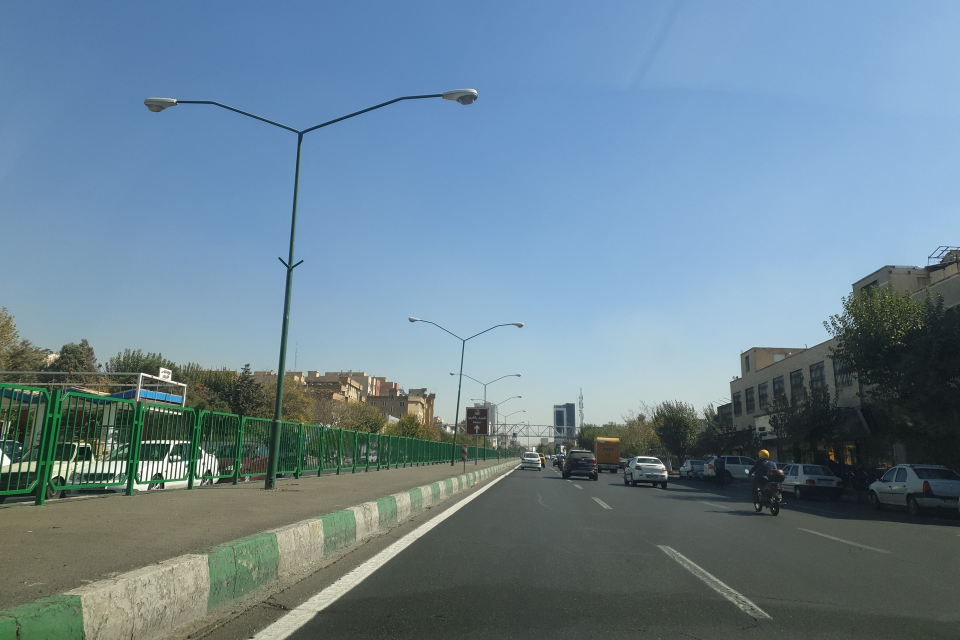
#> input picture Task2/img1.jpg, 1920 x 1280 px (shown at 1/2 size)
$ jupyter execute Q2.ipynb
#> lines starting #> are read from the running program, lines starting #| are printed output that depends on the picture; after the words box and inside, x2 and y2 are one past the last pixel; in counts of white or black regions, pixels touching at a corner belong together
[cell 1]
import matplotlib.pyplot as plt
import numpy as np
import cv2

image = cv2.imread('img1.jpg')
#> image is the input picture: shape (1280, 1920, 3); mean B, G, R 147.3, 131.8, 107.3
imgRGB = cv2.cvtColor(image, cv2.COLOR_BGR2RGB)

Chaneg Image to GrayScale

[cell 2]
gray = cv2.cvtColor(image, cv2.COLOR_RGB2GRAY)
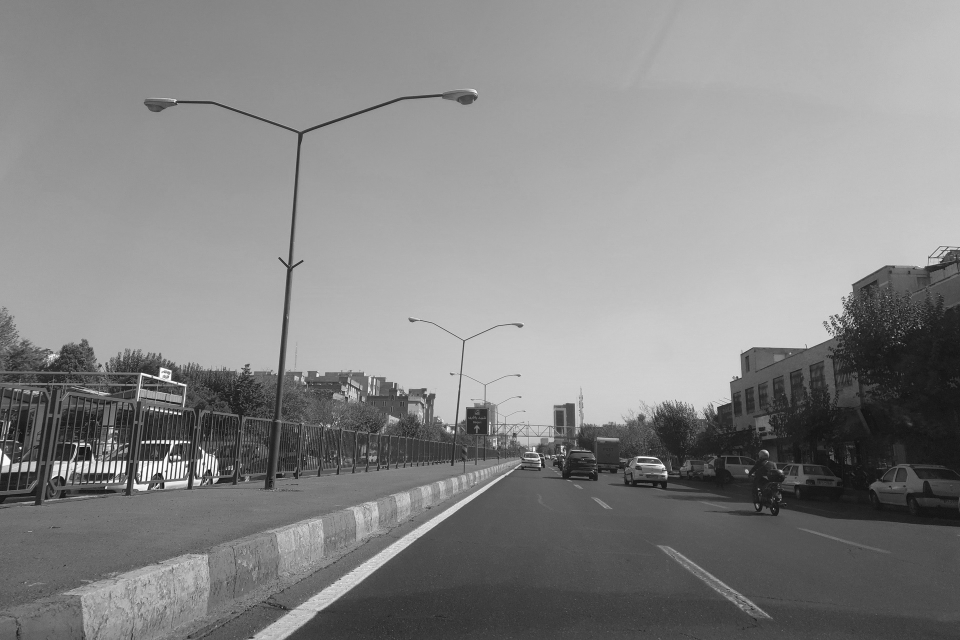
#> gray: shape (1280, 1920) (shown at 1/2 size); min 2, max 255, mean 133.6
plt.figure(figsize=(8,6))
plt.title("GrayScale Image")
plt.imshow(gray)
plt.show()

Use Canny Without Image smoothing

[cell 3]
low_threshold = 50
high_threshold = 150
edges = cv2.Canny(gray, low_threshold, high_threshold)
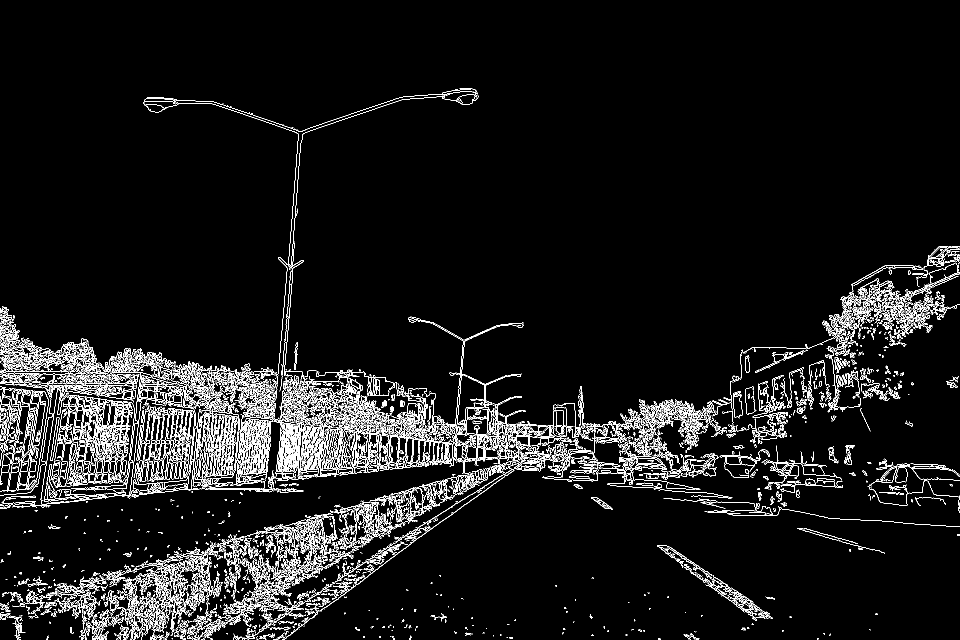
#> edges: shape (1280, 1920) (shown at 1/2 size); 5.9% white in thin lines or dots, all inside (x1, y1, x2, y2) = (0, 177, 1920, 1280)
plt.figure(figsize=(8,6))
plt.title("Edges Detected")
plt.imshow(edges)
plt.show()

Use Gaussian Filter

[cell 4]
kernel_size = 7
blur_gray = cv2.GaussianBlur(gray, (kernel_size, kernel_size), 0)
plt.figure(figsize=(8,6))
plt.title("GrayScale Image with Gaussian Blur")
plt.imshow(blur_gray)

Use Canny with Image Smoothing

[cell 5]
low_threshold = 50
high_threshold = 150
edges = cv2.Canny(blur_gray, low_threshold, high_threshold)
#> edges: shape (1280, 1920); 1.7% white in thin lines or dots, all inside (x1, y1, x2, y2) = (0, 176, 1920, 1280)
plt.figure(figsize=(8,6))
plt.title("Edges Detected")
plt.imshow(edges)

Find Region of Interest

[cell 6]
vertices = np.array([[(0,image.shape[0]),(1050, 920), (1070, 920), (image.shape[1],image.shape[0])]], dtype=np.int32)

mask = np.zeros_like(edges)
ignore_mask_color = 255

#filling pixels inside the polygon defined by "vertices" with the fill color
cv2.fillPoly(mask, vertices, ignore_mask_color)
#> mask: shape (1280, 1920); 14.2% white; 1 white region, box (x1, y1, x2, y2) and area: (2, 920, 1919, 1280) 349429

#returning the image only where mask pixels are nonzero
masked_image = cv2.bitwise_and(edges, mask)
#> masked_image: shape (1280, 1920); 0.19% white in thin lines or dots, all inside (x1, y1, x2, y2) = (32, 920, 1546, 1280)

plt.figure(figsize=(8,6))
plt.title("Region of Interest")
plt.imshow(mask)

plt.figure(figsize=(8,6))
plt.title("Region of Interest")
plt.imshow(masked_image)

Mask on Main image

[cell 7]
colorful_mask = cv2.merge((mask , mask , mask))

main_masked_image = cv2.bitwise_and(image, colorful_mask)
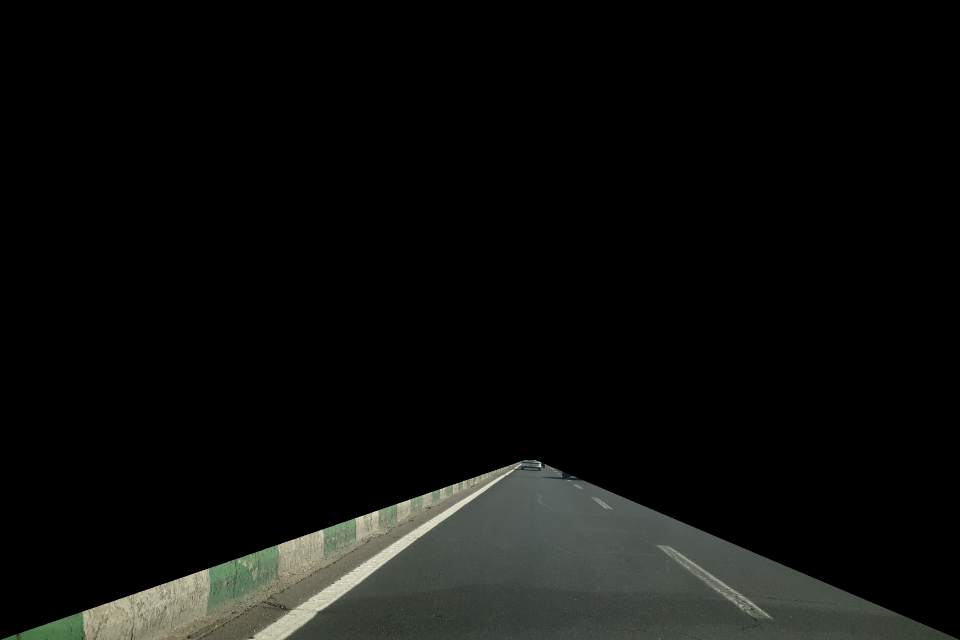
#> main_masked_image: shape (1280, 1920, 3) (shown at 1/2 size); mean B, G, R 12.1, 13.7, 12.9
plt.figure(figsize=(8,6))
plt.title("Region of Interest")
plt.imshow(cv2.cvtColor(main_masked_image, cv2.COLOR_BGR2RGB))

Use HoughLinesP

[cell 8]
img = masked_image.copy()

lines = cv2.HoughLinesP(masked_image, 1, np.pi/180, 150, minLineLength=1, maxLineGap=50)
#> lines = [[568, 1277, 839, 1073], [859, 1041, 937, 991], [581, 1221, 912, 1006], [570, 1277, 881, 1043], [882, 1027, 969, 971], [1339, 1093, 1512, 1210], [740, 1148, 811, 1096], [499, 1277, 706, 1143]]
# Draw lines on the image
for line in lines:
    x1, y1, x2, y2 = line[0]
    cv2.line(img, (x1, y1), (x2, y2), (255, 0, 0), 3)
#> this loop made 8 passes
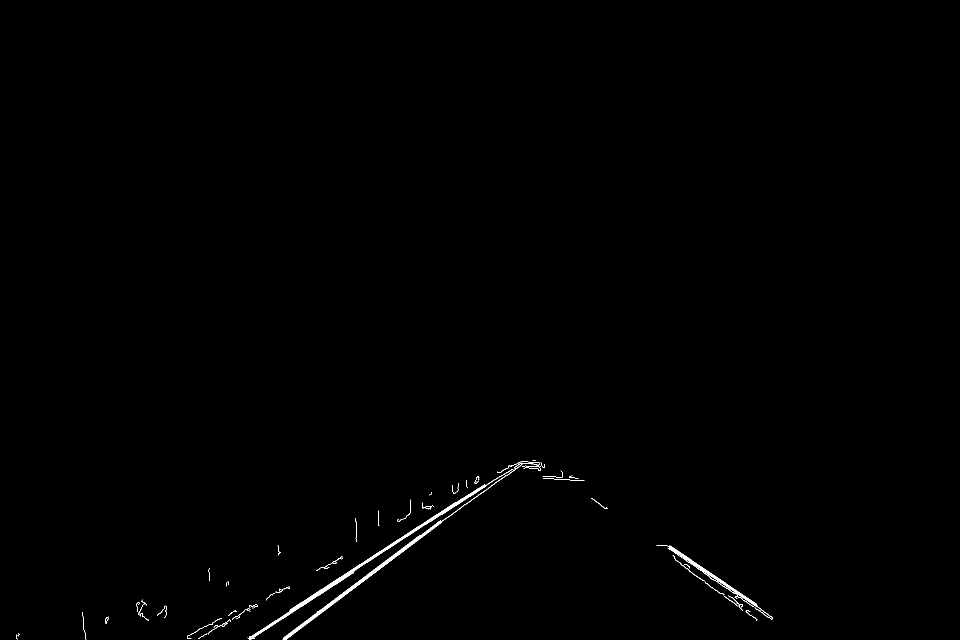
#> img: shape (1280, 1920) (shown at 1/2 size); 0.4% white; 43 white regions (8 under 20 px), largest, box (x1, y1, x2, y2) and area: (495, 938, 1027, 1280) 3430, (565, 923, 1081, 1280) 2947, (1313, 1090, 1546, 1239) 1513

plt.figure(figsize=(10,7))
plt.title("Lanes detected!")
plt.imshow(img)

Use HoughLinesP on Main masked image

[cell 9]
img = main_masked_image.copy()

lines = cv2.HoughLinesP(masked_image, 1, np.pi/180, 150, minLineLength=1, maxLineGap=50)
# Draw lines on the image
for line in lines:
    x1, y1, x2, y2 = line[0]
    cv2.line(img, (x1, y1), (x2, y2), (0, 0, 255), 3)
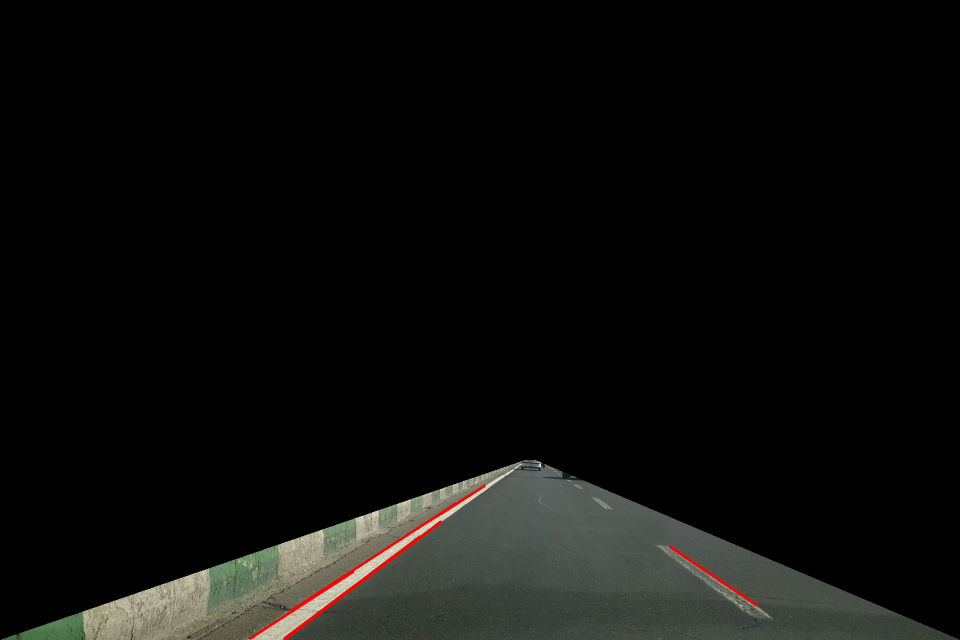
#> img: shape (1280, 1920, 3) (shown at 1/2 size); 0.28% of pixels changed, all inside (x1, y1, x2, y2) = (497, 969, 1515, 1280)

plt.figure(figsize=(10,7))
plt.title("Lanes detected!")
plt.imshow(cv2.cvtColor(img, cv2.COLOR_BGR2RGB))

Use HoughLinesP on Main image

[cell 10]
img = image.copy()

lines = cv2.HoughLinesP(masked_image, 1, np.pi/180, 150, minLineLength=1, maxLineGap=50)
# Draw lines on the image
for line in lines:
    x1, y1, x2, y2 = line[0]
    cv2.line(img, (x1, y1), (x2, y2), (0, 0, 255), 3)
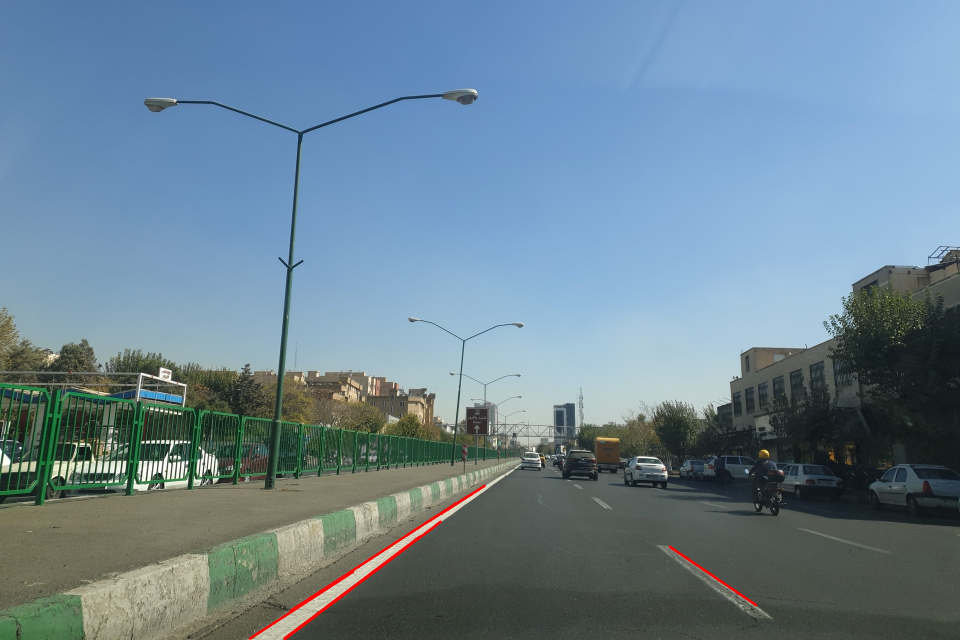
#> img: shape (1280, 1920, 3) (shown at 1/2 size); 0.28% of pixels changed, all inside (x1, y1, x2, y2) = (497, 969, 1515, 1280)

plt.figure(figsize=(10,7))
plt.title("Lanes detected!")
plt.imshow(cv2.cvtColor(img, cv2.COLOR_BGR2RGB))

Calculate Means

[cell 11]
line_img = np.zeros((main_masked_image.shape[0], main_masked_image.shape[1], 3), dtype=np.uint8)

color=[255, 0, 0]
thickness=5

x_bottom_pos = []
x_upperr_pos = []
x_bottom_neg = []
x_upperr_neg = []

y_bottom = 908
y_upperr = 1300

slope = 0
b = 0

for line in lines:
    for x1,y1,x2,y2 in line:
        #test and filter values to slope
        if ((y2-y1)/(x2-x1)) > 0 :

            slope = ((y2-y1)/(x2-x1))
            b = y1 - slope*x1

            x_bottom_pos.append((y_bottom - b)/slope)
            x_upperr_pos.append((y_upperr - b)/slope)

        elif ((y2-y1)/(x2-x1)) < 0:

            slope = ((y2-y1)/(x2-x1))
            b = y1 - slope*x1

            x_bottom_neg.append((y_bottom - b)/slope)
            x_upperr_neg.append((y_upperr - b)/slope)
#> this loop made 8 passes
#> after the loop, x_bottom_neg = [1058.2, 1066.5, 1062.9, 1060.4, 1066.9, 1067.7, 1069]; x_bottom_pos = [1065.5]; x_upperr_neg = [537.4, 455, 459.4, 539.4, 457.9, 532.5, 463.5]; x_upperr_pos = [1645.1]

#creating a new 2d array with means
lines_mean = np.array([[int(np.mean(x_bottom_pos)), int(np.mean(y_bottom)), int(np.mean(x_upperr_pos)), int(np.mean(y_upperr))],
                        [int(np.mean(x_bottom_neg)), int(np.mean(y_bottom)), int(np.mean(x_upperr_neg)), int(np.mean(y_upperr))]])
#> lines_mean = [[1065, 908, 1645, 1300], [1064, 908, 492, 1300]]


#Drawing the lines
for i in range(len(lines_mean)):
    cv2.line(line_img, (lines_mean[i,0], lines_mean[i,1]), (lines_mean[i,2], lines_mean[i,3]), color, thickness)
#> this loop made 2 passes

[cell 12]
plt.figure(figsize=(10,7))
plt.title("Lines Detected")
plt.imshow(line_img)

[cell 13]
# initial_img * α + img * β + λ
lines_edges = cv2.addWeighted(cv2.cvtColor(main_masked_image, cv2.COLOR_BGR2RGB), 0.8, line_img, 1., 0)
plt.figure(figsize=(10,7))
plt.title("Lanes detected!")
plt.imshow(lines_edges)

[cell 14]
# initial_img * α + img * β + λ
lines_edges = cv2.addWeighted(cv2.cvtColor(image, cv2.COLOR_BGR2RGB), 0.8, line_img, 1., 0)
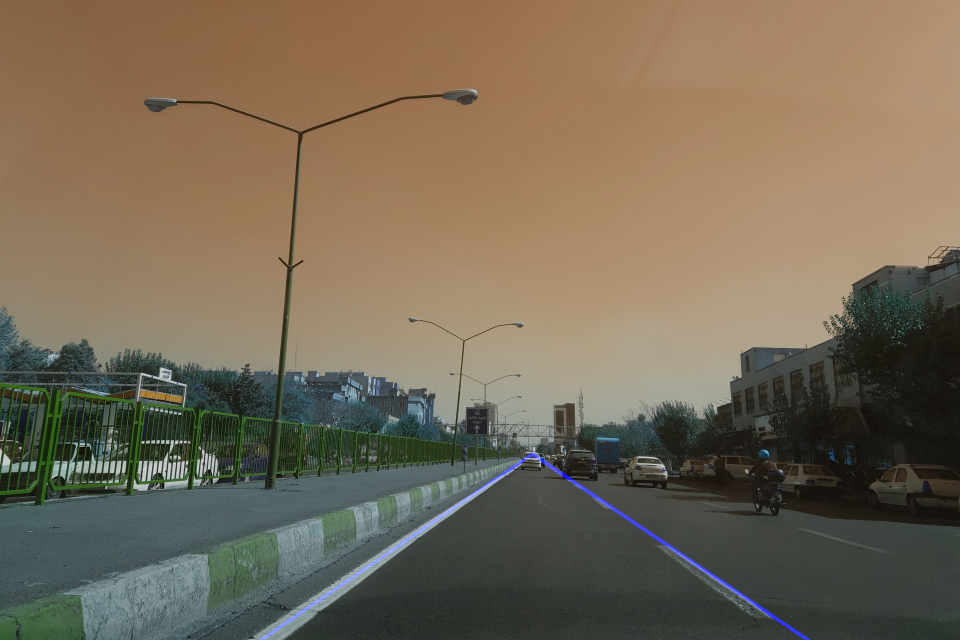
#> lines_edges: shape (1280, 1920, 3) (shown at 1/2 size); mean B, G, R 86.3, 105.5, 117.9
plt.figure(figsize=(10,7))
plt.title("Lanes detected!")
plt.imshow(lines_edges)

$ run again, with Task2/img2.jpg copied over Task2/img1.jpg
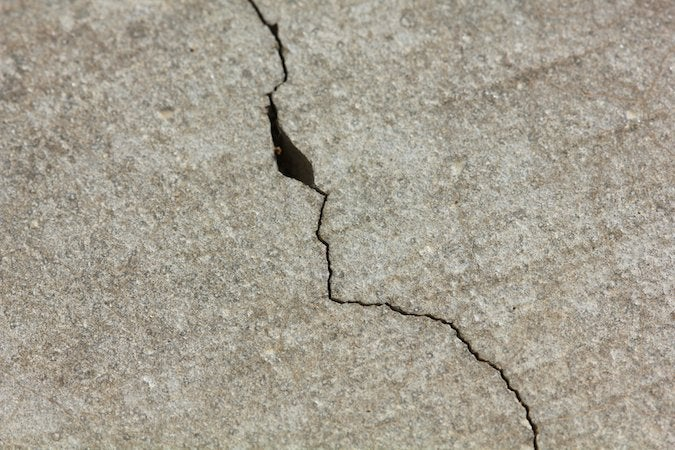
#> input picture Task2/img2.jpg, 675 x 450 px
#> image is the input picture: shape (450, 675, 3); mean B, G, R 145.3, 159.2, 165
#> `edges = cv2.Canny(blur_gray, low_threshold, high_threshold)`:
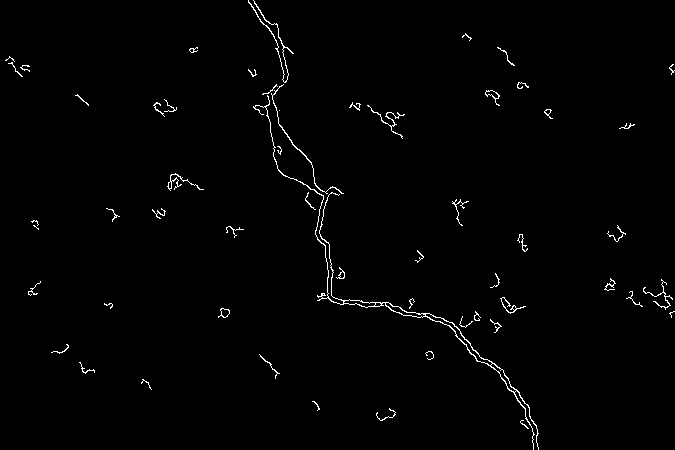
#> edges: shape (450, 675); 1.1% white in thin lines or dots
#> mask: shape (450, 675); every value is 0
#> main_masked_image: shape (450, 675, 3); every value is 0
#> lines = None
#> `lines_edges = cv2.addWeighted(cv2.cvtColor(image, cv2.COLOR_BGR2RGB), ..`:
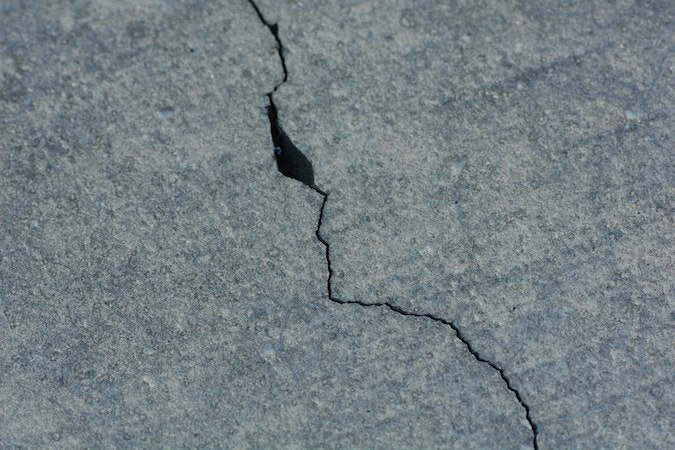
#> lines_edges: shape (450, 675, 3); mean B, G, R 132, 127.4, 116.3

$ run again, with Task2/img3.jpg copied over Task2/img1.jpg
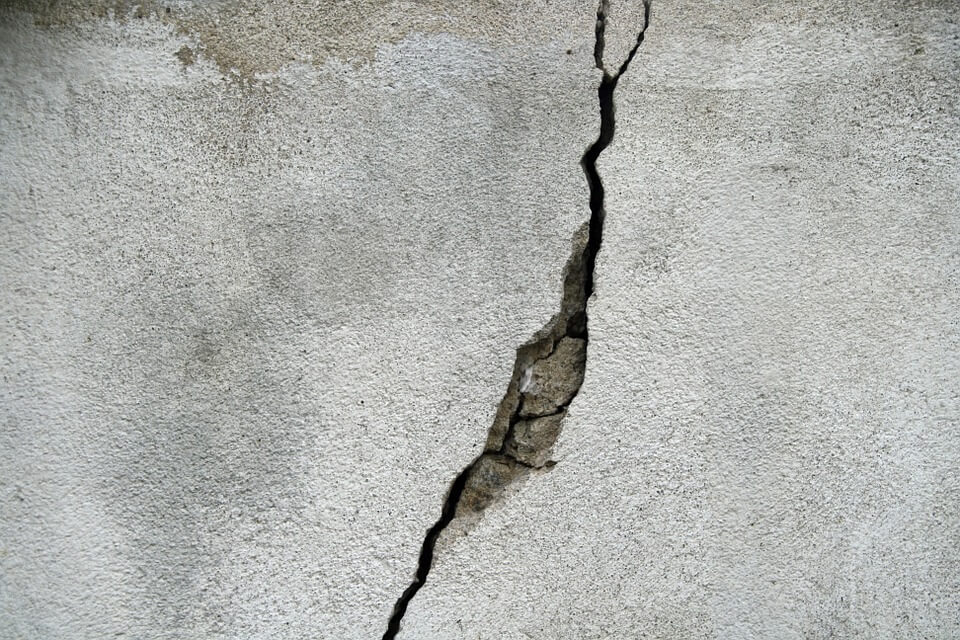
#> input picture Task2/img3.jpg, 960 x 640 px
#> image is the input picture: shape (640, 960, 3); mean B, G, R 172, 175.4, 173.7
#> `edges = cv2.Canny(blur_gray, low_threshold, high_threshold)`:
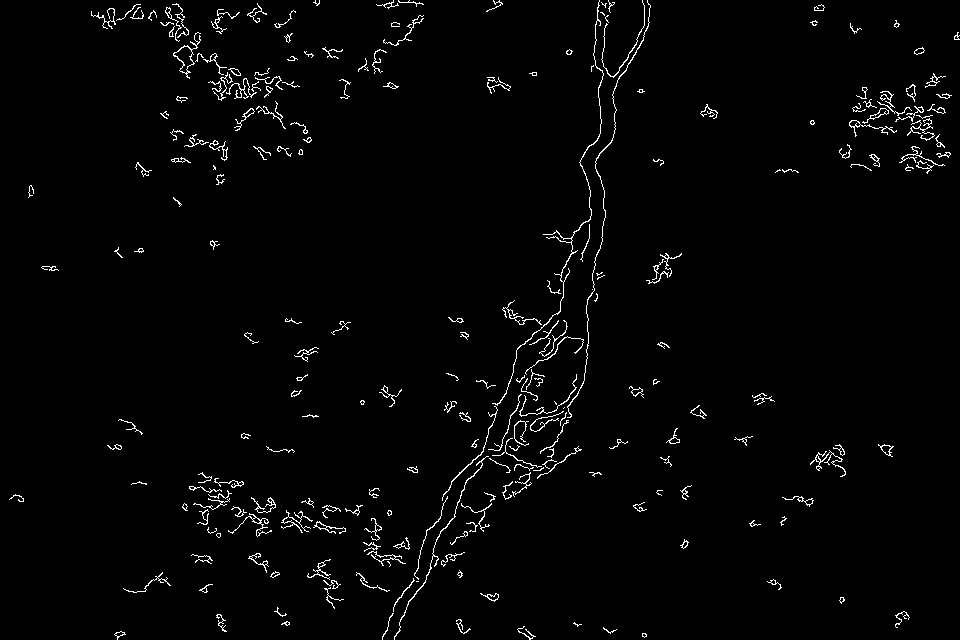
#> edges: shape (640, 960); 2% white in thin lines or dots
#> mask: shape (640, 960); every value is 0
#> main_masked_image: shape (640, 960, 3); every value is 0
#> lines = None
#> `lines_edges = cv2.addWeighted(cv2.cvtColor(image, cv2.COLOR_BGR2RGB), ..`:
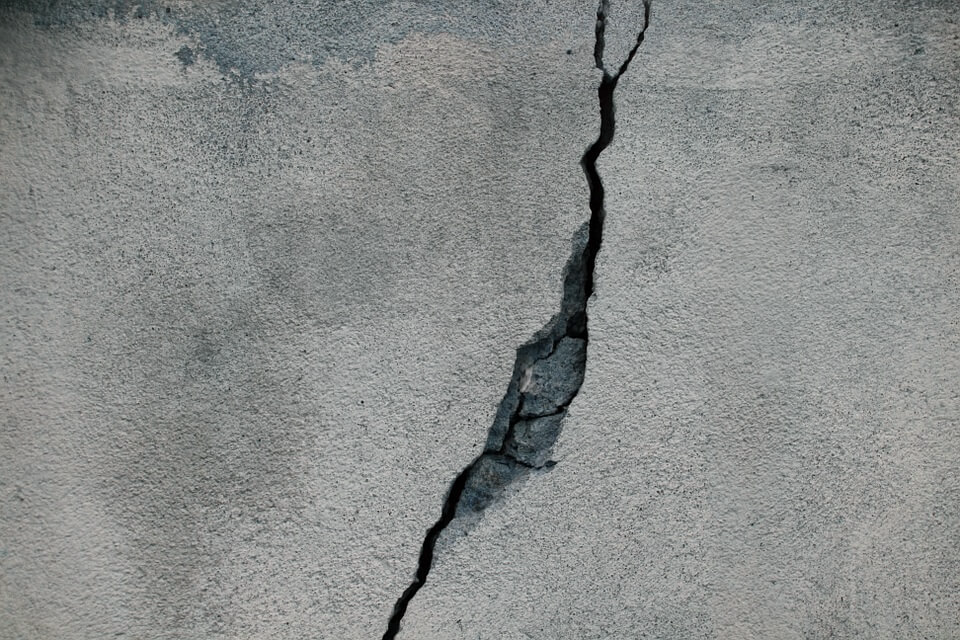
#> lines_edges: shape (640, 960, 3); mean B, G, R 139, 140.3, 137.6
